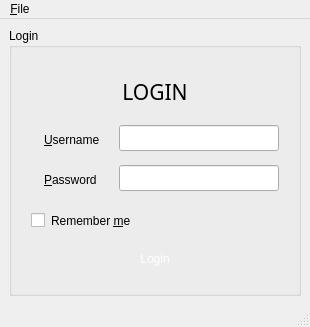
<?xml version="1.0" encoding="UTF-8"?>
<ui version="4.0">
 <class>MainWindow</class>
 <widget class="QMainWindow" name="MainWindow">
  <property name="enabled">
   <bool>true</bool>
  </property>
  <property name="geometry">
   <rect>
    <x>0</x>
    <y>0</y>
    <width>310</width>
    <height>310</height>
   </rect>
  </property>
  <property name="windowTitle">
   <string>MainWindow</string>
  </property>
  <property name="styleSheet">
   <string notr="true"/>
  </property>
  <widget class="QWidget" name="centralwidget">
   <layout class="QVBoxLayout" name="verticalLayout">
    <item>
     <widget class="QGroupBox" name="groupBox">
      <property name="title">
       <string>Login</string>
      </property>
      <layout class="QHBoxLayout" name="horizontalLayout">
       <item>
        <layout class="QGridLayout" name="gridLayout">
         <property name="leftMargin">
          <number>10</number>
         </property>
         <property name="topMargin">
          <number>10</number>
         </property>
         <property name="rightMargin">
          <number>10</number>
         </property>
         <property name="bottomMargin">
          <number>10</number>
         </property>
         <item row="1" column="0">
          <widget class="QLabel" name="label">
           <property name="styleSheet">
            <string notr="true">padding: 10px;
color: '#333A44';</string>
           </property>
           <property name="text">
            <string>&amp;Username</string>
           </property>
           <property name="buddy">
            <cstring>lineEdit</cstring>
           </property>
          </widget>
         </item>
         <item row="2" column="0">
          <widget class="QLabel" name="label_2">
           <property name="styleSheet">
            <string notr="true">padding: 10px;
color: '#333A44';</string>
           </property>
           <property name="text">
            <string>&amp;Password</string>
           </property>
           <property name="buddy">
            <cstring>lineEdit_2</cstring>
           </property>
          </widget>
         </item>
         <item row="2" column="1">
          <widget class="QLineEdit" name="lineEdit_2">
           <property name="styleSheet">
            <string notr="true">margin-bottom: 4px;
padding: 4px;
</string>
           </property>
           <property name="echoMode">
            <enum>QLineEdit::Password</enum>
           </property>
          </widget>
         </item>
         <item row="1" column="1">
          <widget class="QLineEdit" name="lineEdit">
           <property name="styleSheet">
            <string notr="true">margin-bottom: 4px;
padding: 4px;
</string>
           </property>
          </widget>
         </item>
         <item row="0" column="0" colspan="2">
          <widget class="QLabel" name="label_3">
           <property name="font">
            <font>
             <family>Calibri Light</family>
             <pointsize>16</pointsize>
            </font>
           </property>
           <property name="styleSheet">
            <string notr="true">padding: 10px;
color: '#00C569';</string>
           </property>
           <property name="text">
            <string>LOGIN</string>
           </property>
           <property name="alignment">
            <set>Qt::AlignCenter</set>
           </property>
          </widget>
         </item>
         <item row="3" column="0" colspan="2">
          <widget class="QCheckBox" name="checkBox">
           <property name="styleSheet">
            <string notr="true">margin: 10px 0;
color: '#333A44';</string>
           </property>
           <property name="text">
            <string>Remember &amp;me</string>
           </property>
          </widget>
         </item>
         <item row="4" column="0" colspan="2">
          <widget class="QPushButton" name="pushButton">
           <property name="cursor">
            <cursorShape>PointingHandCursor</cursorShape>
           </property>
           <property name="styleSheet">
            <string notr="true">padding: 8px;
background-color: '#00C569'; 
color: white;
border: none;
</string>
           </property>
           <property name="text">
            <string>Login</string>
           </property>
          </widget>
         </item>
        </layout>
       </item>
      </layout>
     </widget>
    </item>
   </layout>
  </widget>
  <widget class="QMenuBar" name="menubar">
   <property name="geometry">
    <rect>
     <x>0</x>
     <y>0</y>
     <width>310</width>
     <height>21</height>
    </rect>
   </property>
   <widget class="QMenu" name="menu_File">
    <property name="title">
     <string>&amp;File</string>
    </property>
    <addaction name="action_Register"/>
    <addaction name="action_Exit"/>
   </widget>
   <addaction name="menu_File"/>
  </widget>
  <widget class="QStatusBar" name="statusbar"/>
  <action name="action_Register">
   <property name="icon">
    <iconset>
     <normaloff>assets/15586770221582004499-128.png</normaloff>assets/15586770221582004499-128.png</iconset>
   </property>
   <property name="text">
    <string>&amp;Register</string>
   </property>
   <property name="statusTip">
    <string>Register a new user</string>
   </property>
   <property name="whatsThis">
    <string/>
   </property>
   <property name="shortcut">
    <string>Ctrl+R</string>
   </property>
  </action>
  <action name="action_Exit">
   <property name="icon">
    <iconset>
     <normaloff>assets/12355707351582004488-128.png</normaloff>assets/12355707351582004488-128.png</iconset>
   </property>
   <property name="text">
    <string>&amp;Exit</string>
   </property>
   <property name="statusTip">
    <string>Exit the app</string>
   </property>
   <property name="shortcut">
    <string>Ctrl+W</string>
   </property>
  </action>
 </widget>
 <tabstops>
  <tabstop>lineEdit</tabstop>
  <tabstop>lineEdit_2</tabstop>
  <tabstop>checkBox</tabstop>
  <tabstop>pushButton</tabstop>
 </tabstops>
 <resources/>
 <connections/>
</ui>
